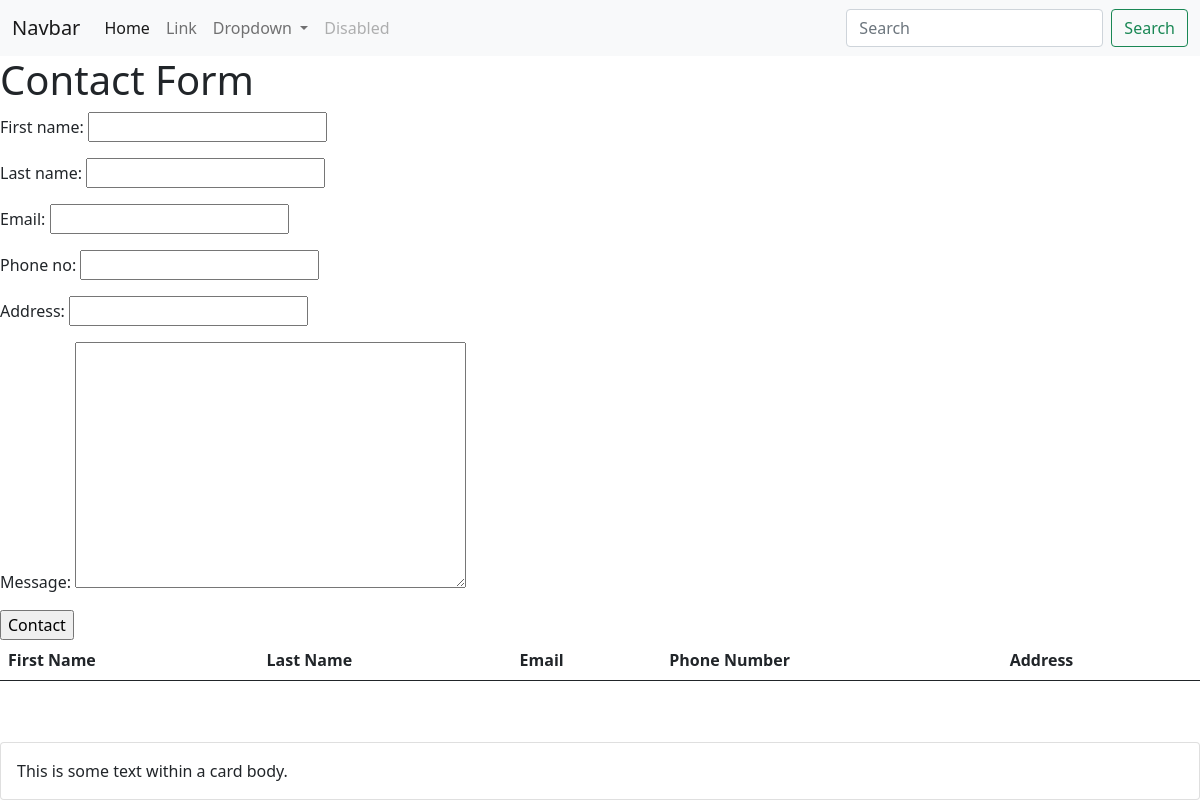
The app's page /secondapp/contact-us/, older data.
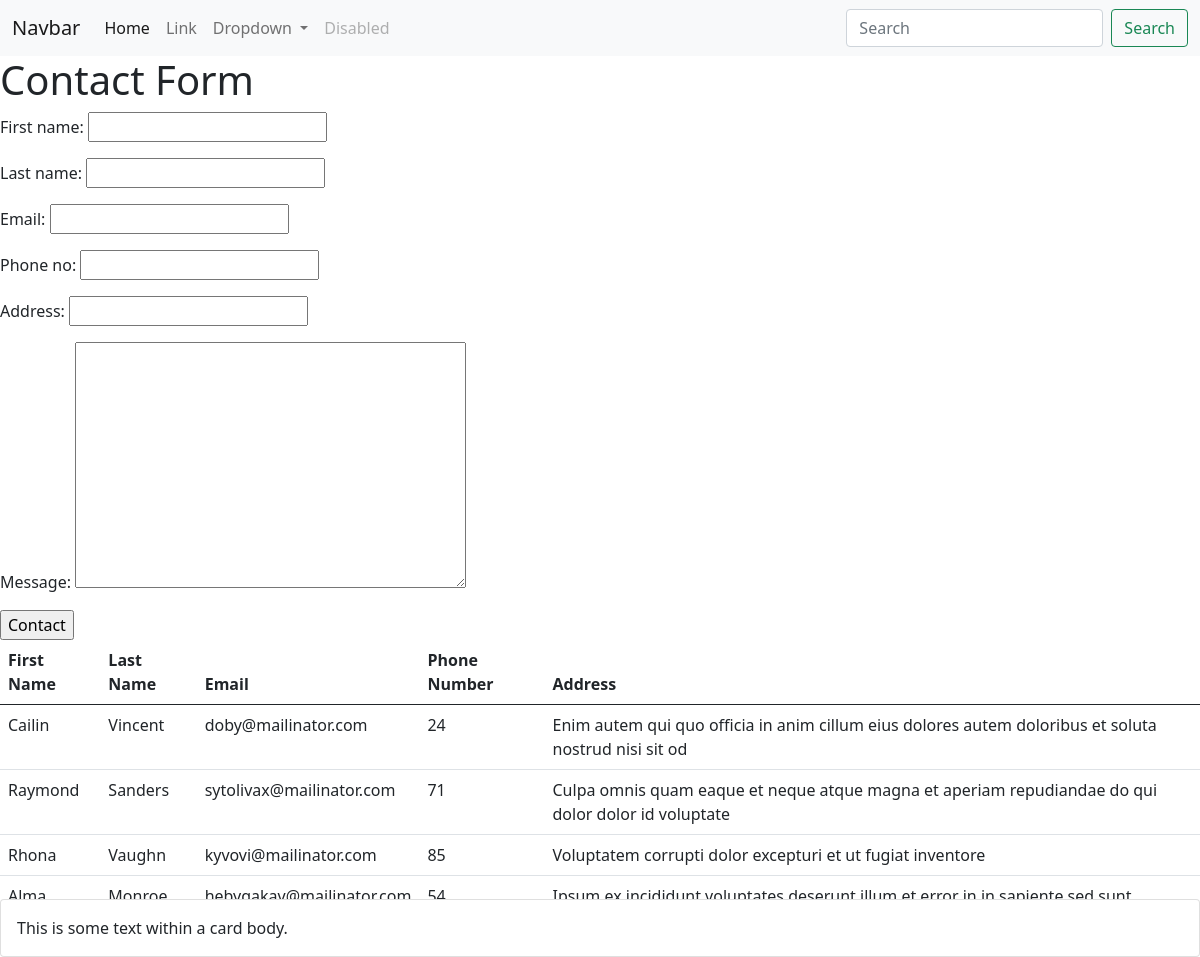
The same page, newer data.
### secondapp/models.py (models this page shows, shortened)
class Contact(models.Model):
    first_name = models.CharField(max_length=100, null=False, blank=False)
    last_name = models.CharField(max_length=100, null=False, blank=False)
    email = models.EmailField(max_length=25, blank=False, null=False, unique=True)
    phone_no = models.IntegerField(max_length=12, null=False, blank=False)
    contact_date = models.DateTimeField(default=datetime.now())
    address = models.CharField(max_length=100, null=False, blank=False)
    message = models.TextField(max_length=250, null=False, blank=False)

### secondapp/views.py (the view, shortened to what this page needs)
# urls.py: path('contact-us/', views.contact_form, name='contact')
def contact_form(request):
    cf = ContactForm()
    context = {
        "title": "Day 5: Contact Form",
        "form": cf
    }
    data = Contact.objects.all() # fetch all data from Contact
    context.setdefault("data", data)
    return render(request, "contact_form.html", context)

### secondapp/forms.py
class ContactForm(forms.ModelForm):
    class Meta:
        model = Contact
        fields = ("first_name", "last_name", "email", "phone_no", "address", "message")

### templates/contact_form.html (shortened to what this page needs)
{% extends 'base.html' %}
{% block content %}
<main>
    <section>
        <h1>Contact Form</h1>
        <form action="#" method="POST">
            {{ form.as_p }}
            <input type="submit" value="Contact">
        </form>
    </section>
    <section>
        <table class="table table-hover">
           <thead>
                <tr>
                    <th>First Name</th>
                    <th>Last Name</th>
                    <th>Email</th>
                    <th>Phone Number</th>
                    <th>Address</th>
                </tr>
            </thead>
            <tbody>
                {% for val in data %}
                <tr>
                    <td>{{ val.first_name }}</td>
                    <td>{{ val.last_name }}</td>
                    <td>{{ val.email }}</td>
                    <td>{{ val.phone_no }}</td>
                    <td>{{ val.address }}</td>
                </tr>
                {% endfor %}
            </tbody>
        </table>
    </section>
</main>
{% endblock %}

### templates/base.html (shortened to what this page needs)
{% load static %}
<!DOCTYPE html>
<html lang="en">
<head>
    <link rel="stylesheet" href="{% static 'assets/css/bootstrap.min.css' %}">
</head>
<body>
     <nav class="navbar navbar-expand-lg navbar-light bg-light">
  <div class="container-fluid">
    <a class="navbar-brand" href="#">Navbar</a>
    <div class="collapse navbar-collapse" id="navbarSupportedContent">
      <ul class="navbar-nav me-auto mb-2 mb-lg-0">
        <li class="nav-item">
          <a class="nav-link active" aria-current="page" href="#">Home</a>
        </li>
        <li class="nav-item">
          <a class="nav-link" href="#">Link</a>
        </li>
        <li class="nav-item dropdown">
          <a class="nav-link dropdown-toggle" href="#" id="navbarDropdown" role="button" data-bs-toggle="dropdown" aria-expanded="false">
            Dropdown
          </a>
        </li>
        <li class="nav-item">
          <a class="nav-link disabled" href="#" tabindex="-1" aria-disabled="true">Disabled</a>
        </li>
      </ul>
      <form class="d-flex">
        <input class="form-control me-2" type="search" placeholder="Search" aria-label="Search">
        <button class="btn btn-outline-success" type="submit">Search</button>
      </form>
    </div>
  </div>
</nav>
    {% block content %} {% endblock %}
    <div class="card fixed-bottom">
        <div class="card-body">
            This is some text within a card body.
        </div>
    </div>
</body>
</html>

Row changes from the older to the newer data that the page shows:
added Contact: first_name "Cailin", last_name "Vincent", email "doby@mailinator.com", phone_no "24", address "Enim autem qui quo officia in anim cillum eius dolores autem doloribus et soluta nostrud nisi sit od"
added Contact: first_name "Raymond", last_name "Sanders", email "sytolivax@mailinator.com", phone_no "71", address "Culpa omnis quam eaque et neque atque magna et aperiam repudiandae do qui dolor dolor id voluptate"
added Contact: first_name "Rhona", last_name "Vaughn", email "kyvovi@mailinator.com", phone_no "85", address "Voluptatem corrupti dolor excepturi et ut fugiat inventore"
added Contact: first_name "Alma", last_name "Monroe", email "hebyqakav@mailinator.com", phone_no "54", address "Ipsum ex incididunt voluptates deserunt illum et error in in sapiente sed sunt…"
